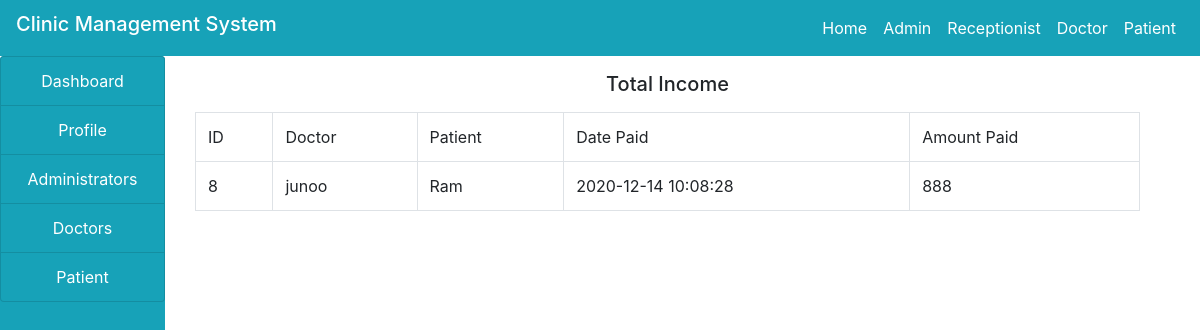
The app's page /admin/income.php with its own data.
### tables this page shows
CREATE TABLE `income` (
  `id` int(100) NOT NULL,
  `doctor` varchar(100) NOT NULL,
  `patient` varchar(100) NOT NULL,
  `date_discharge` varchar(100) NOT NULL,
  `amount_paid` varchar(100) NOT NULL,
  `description` varchar(100) NOT NULL
);

### admin/income.php (the view, shortened to what this page needs)
<!DOCTYPE html>
<html>
<head>
</head>
<body>
<?php
		include("../include/header.php");
		include("../include/connection.php");
	?>
	<div class="container-fluid">
		<div class="col-md-12">
			<div class="row">
				<div class="col-md-2" style="margin-left: -30px;">
					<?php
					include("sidenav.php");
					?>
				</div>
				<div class="col-md-10">
					<h5 class="text-center my-3">Total Income</h5>
					<?php
						$query=" SELECT * FROM income";
						$res= mysqli_query($connect,$query);
						$output="";
						$output .="
						<table class='table table-bordered'
							<tr>
					 			<td>ID</td>
								<td>Doctor</td>
								  <td>Patient</td>
								    <td>Date Paid</td>
								    <td>Amount Paid</td>
								</tr>
						";
while($row=mysqli_fetch_array($res))
{
$output .= "
<tr>
<td>".$row['id']."</td>
<td>".$row['doctor']."</td>
<td>".$row['patient']."</td>
<td>".$row['date_discharge']."</td>
<td>".$row['amount_paid']."</td>
";
}
$output .="
</tr>
</table>
";
echo $output;
					 ?>
					</div>
			</div>
		</div>
	</div>
</body>
</html>

### records on screen
income: id "8", doctor "junoo", patient "Ram", date_discharge "2020-12-14 10:08:28", amount_paid "888"
